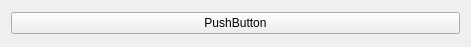
<?xml version="1.0" encoding="UTF-8"?>
<ui version="4.0">
 <class>MainBox</class>
 <widget class="QWidget" name="MainBox">
  <property name="geometry">
   <rect>
    <x>0</x>
    <y>0</y>
    <width>471</width>
    <height>47</height>
   </rect>
  </property>
  <property name="windowTitle">
   <string>Dialog</string>
  </property>
  <layout class="QVBoxLayout" name="verticalLayout">
   <item>
    <widget class="QPushButton" name="pushButton">
     <property name="text">
      <string>PushButton</string>
     </property>
    </widget>
   </item>
  </layout>
 </widget>
 <resources/>
 <connections/>
</ui>
